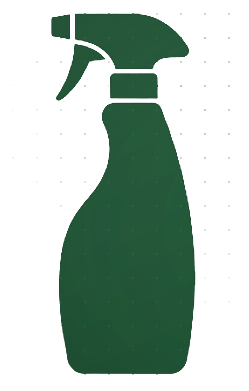
#> input picture frontend/public/Spray.png, 249 x 391 px
$ python fix_dots.py
#> lines starting #> are read from the running program, lines starting #| are printed output that depends on the picture
from PIL import Image

try:
    bottle_img = Image.open('frontend/public/Spray.png').convert('RGBA')
#> bottle_img is the input picture: PIL image 249x391 RGBA; mean R, G, B, A 25, 66.8, 40.6, 93.9
    bw, bh = bottle_img.size
#> bw = 249; bh = 391

    size = 600
    square_img = Image.new('RGBA', (size, size), (60, 90, 65, 255))
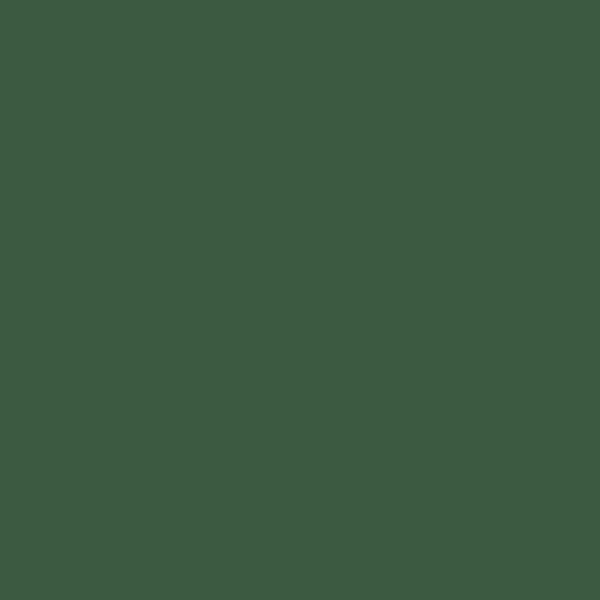
#> square_img: PIL image 600x600 RGBA; mean R, G, B, A 60, 90, 65, 255

    offset_x = (size - bw) // 2
#> offset_x = 175
    offset_y = (size - bh) // 2
#> offset_y = 104

    square_pixels = square_img.load()
    bottle_pixels = bottle_img.load()

    for y in range(bh):
        for x in range(bw):
            r, g, b, a = bottle_pixels[x, y]

            # The dots are likely caused by low-alpha artifacts.
            # If the pixel is mostly transparent (a < 100), treat it as fully transparent (so the square remains fully opaque).
            # If the pixel is very opaque (a > 200), treat it as fully opaque (so the square gets a fully transparent hole).
            # If it's in between, we can use a steeper gradient or just a hard threshold.

            if a < 100:
                inv_a = 255 # Solid green
            elif a > 150:
                inv_a = 0   # Transparent hole
            else:
                # Smooth transition for anti-aliasing
                # Map 100-150 to 255-0
                inv_a = int(255 - (a - 100) * (255 / 50))
                if inv_a < 0: inv_a = 0
                if inv_a > 255: inv_a = 255

            sx = x + offset_x
            sy = y + offset_y

            sr, sg, sb, sa = square_pixels[sx, sy]
            square_pixels[sx, sy] = (sr, sg, sb, inv_a)

    square_img.save('frontend/public/spray-square.png')
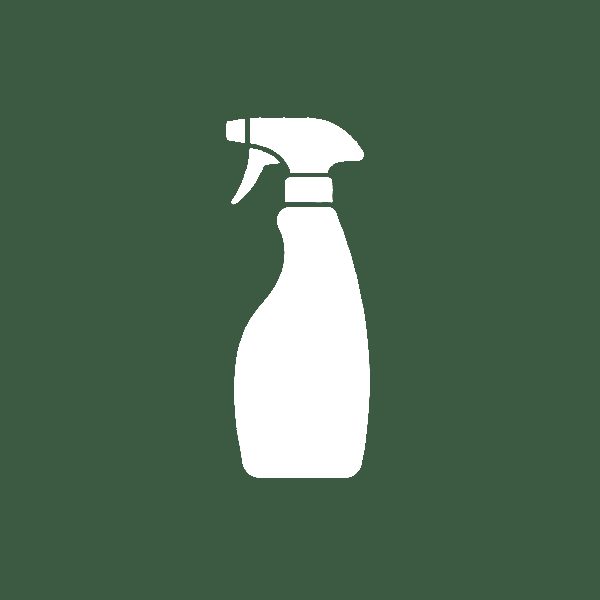
#> saved as spray-square.png: PIL image 600x600 RGBA; mean R, G, B, A 60, 90, 65, 229.6; transparent parts drawn white
    print(f"Created spray-square.png without dots!")
except Exception as e:
    print("Error:", e)
